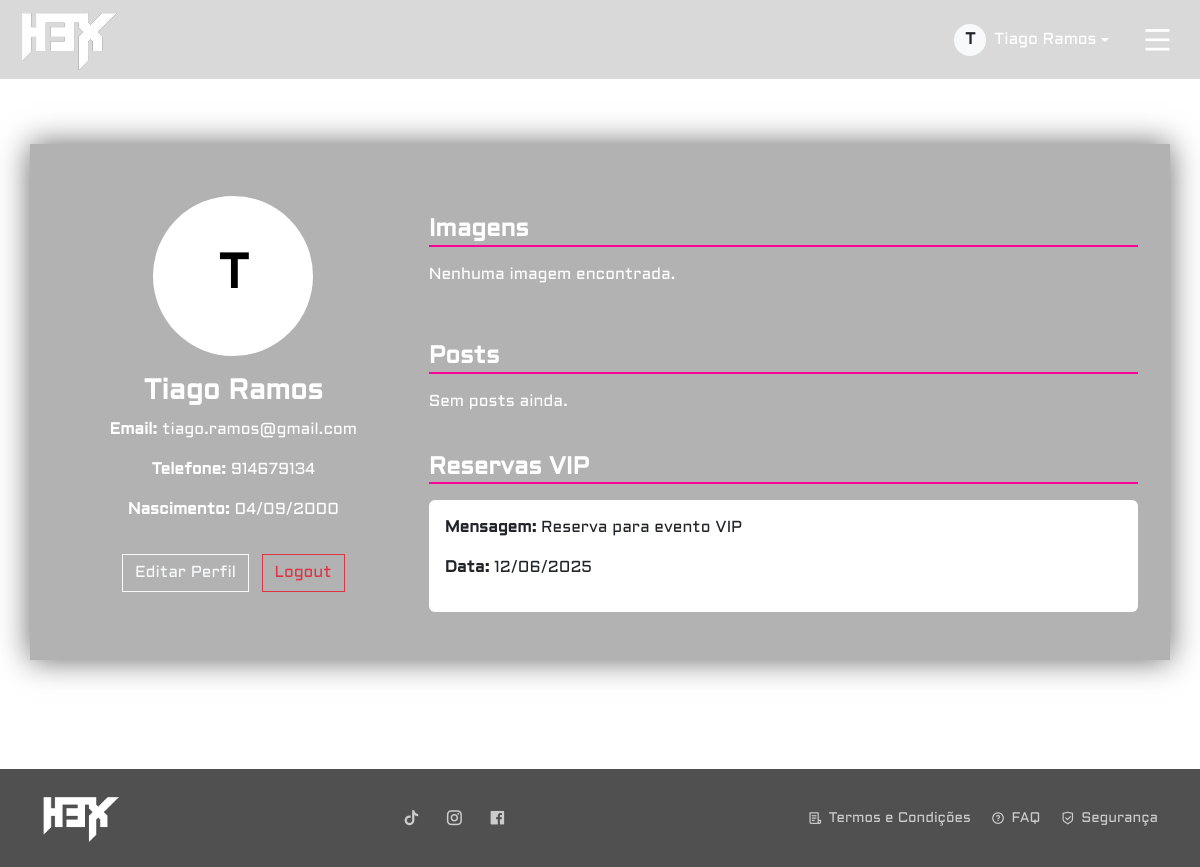
Before: /H3X/profile.php (signed in) with the older database file.
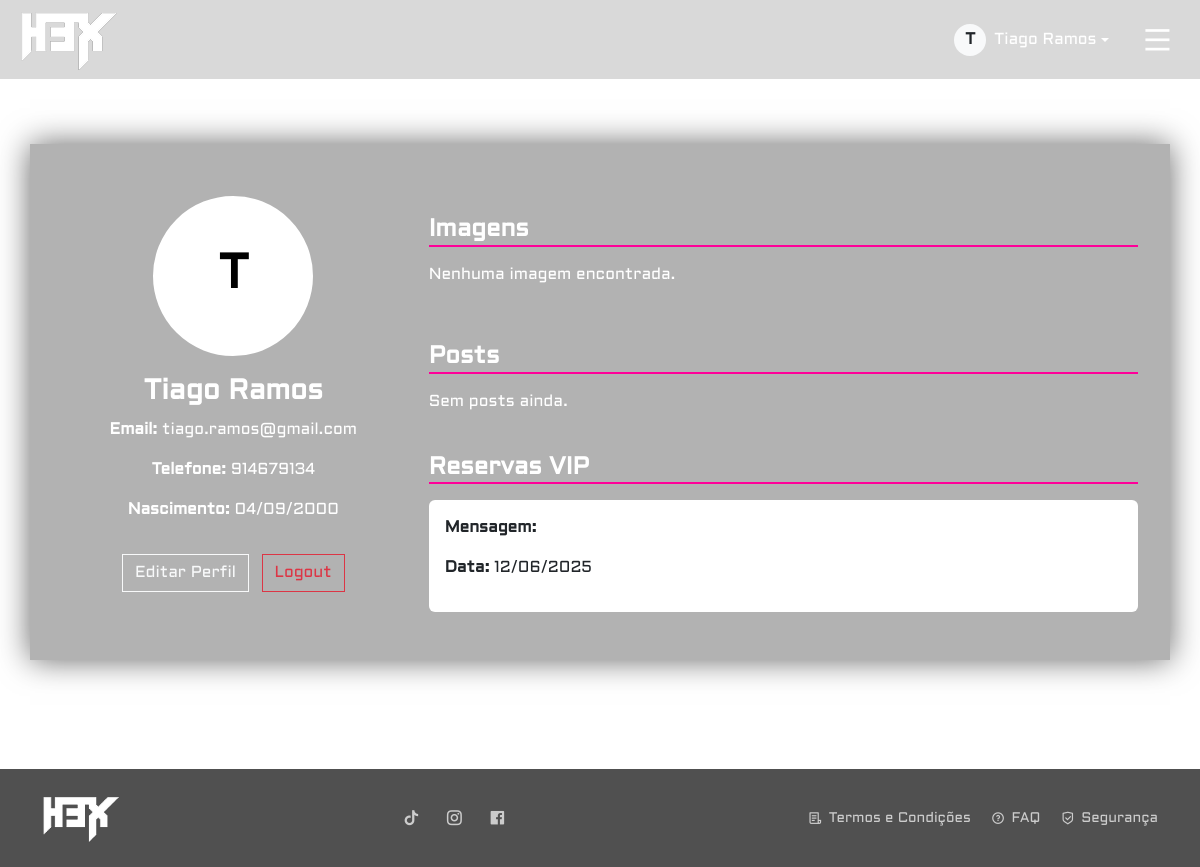
After: the same page with the newer database file.
### tables this page shows
CREATE TABLE IF NOT EXISTS `utilizadores` (
  `id` int unsigned NOT NULL AUTO_INCREMENT,
  `nome` varchar(100) NOT NULL,
  `email` varchar(100) NOT NULL,
  `telefone` varchar(9) NOT NULL,
  `pass` varchar(255) NOT NULL,
  `data_nascimento` date NOT NULL,
  `tipo` enum('c','f','a') NOT NULL DEFAULT 'c',
  `estado` enum('a','d') NOT NULL DEFAULT 'd',
  `ultima_atividade` timestamp NULL DEFAULT CURRENT_TIMESTAMP ON UPDATE CURRENT_TIMESTAMP,
  `foto` varchar(255) DEFAULT NULL,
  PRIMARY KEY (`id`),
  UNIQUE KEY `email` (`email`)
);

CREATE TABLE IF NOT EXISTS `vip` (
  `id` int unsigned NOT NULL AUTO_INCREMENT,
  `id_mesa` int unsigned NOT NULL,
  `mensagem` text,
  `data_reserva` date NOT NULL,
  `id_utilizador` int unsigned NOT NULL,
  PRIMARY KEY (`id`),
  KEY `id_mesa` (`id_mesa`),
  KEY `id_utilizador` (`id_utilizador`),
  CONSTRAINT `vip_ibfk_1` FOREIGN KEY (`id_mesa`) REFERENCES `mesas` (`id`),
  CONSTRAINT `vip_ibfk_2` FOREIGN KEY (`id_utilizador`) REFERENCES `utilizadores` (`id`)
);

### H3X/profile.php (the view, shortened to what this page needs)
<?php
include 'partials/head.php';
include 'partials/navbar.php';
include 'db_config.php';
$email = $_SESSION['email'];
$queryUser = "SELECT id, nome, telefone, data_nascimento, foto,email FROM utilizadores WHERE email = '$email'";
$resultUser = mysqli_query($conn, $queryUser);
$user = mysqli_fetch_assoc($resultUser);
$userId = $user['id'];
$userNome = $user['nome'];
$userTelefone = $user['telefone'];
$userNascimento = date('d/m/Y', strtotime($user['data_nascimento']));
$userFoto = $user['foto'] ?: '';
$queryGaleria = "SELECT imagem, titulo FROM imagens_galeria WHERE id_utilizador = $userId ORDER BY id DESC";
$galeria = mysqli_query($conn, $queryGaleria);
$queryPosts = "SELECT titulo, conteudo, data_criacao FROM posts WHERE id_utilizador = $userId ORDER BY data_criacao DESC";
$posts = mysqli_query($conn, $queryPosts);
$queryReservas = "SELECT data_reserva, mensagem FROM vip WHERE id_utilizador = $userId ORDER BY data_reserva DESC";
$reservas = mysqli_query($conn, $queryReservas);
?>
<!DOCTYPE html>
<html lang="pt-pt">
<head>
    <link href="https://cdn.jsdelivr.net/npm/bootstrap@5.3.2/dist/css/bootstrap.min.css" rel="stylesheet">
    <link rel="stylesheet" href="css/profile.css">
</head>
<body>
    <main class="mt-5 pt-5">
        <div class="container profile-container mt-5">
            <div class="row">
                <div class="col-md-4 text-center mb-4">
                    <div class="avatar-wrapper">
                        <?php if (!empty($userFoto)): ?>
                            <img src="uploads/<?= trim($userFoto) ?>" alt="Foto de Perfil" class="user-img">
                        <?php else: ?>
                            <div class="user-placeholder"><?= strtoupper(substr($userNome, 0, 1)) ?></div>
                        <?php endif; ?>
                    </div>
                    <h3><strong><?= trim($userNome) ?></strong></h3>
                    <p><strong>Email:</strong> <?= trim($email) ?></p>
                    <p><strong>Telefone:</strong>
                        <?= !empty($userTelefone) ? trim($userTelefone) : 'Sem número' ?></p>
                    <p><strong>Nascimento:</strong> <?= $userNascimento ?></p>
                    <button class="btn btn-outline-light mt-3" data-bs-toggle="modal"
                        data-bs-target="#editarPerfilModal">
                        Editar Perfil
                    </button>
                    <a href="admin/logout.php" class="btn btn-outline-danger mt-3 ms-2">
                        Logout
                    </a>
                </div>
                <div class="col-md-8">
                    <h4 class="section-title"><strong>Imagens</strong></h4>
                    <div class="row">
                        <?php if (mysqli_num_rows($galeria) > 0): ?>
                            <?php while ($img = mysqli_fetch_assoc($galeria)): ?>
                                <div class="col-6 col-md-4 mb-3 gallery-item">
                                    <img src="uploads/<?= trim($img['imagem']) ?>" alt="<?= trim($img['titulo']) ?>">
                                    <small><?= trim($img['titulo']) ?></small>
                                </div>
                            <?php endwhile; ?>
                        <?php else: ?>
                            <p>Nenhuma imagem encontrada.</p>
                        <?php endif; ?>
                    </div>
                    <h4 class="section-title"><strong>Posts</strong></h4>
                    <?php if (mysqli_num_rows($posts) > 0): ?>
                        <?php while ($post = mysqli_fetch_assoc($posts)): ?>
                            <div class="card custom-card mb-3">
                                <div class="card-body">
                                    <h5 class="card-title"><?= trim($post['titulo']) ?></h5>
                                    <p class="card-text"><small>Publicado em:
                                            <?= date('d/m/Y', strtotime($post['data_criacao'])) ?></small></p>
                                </div>
                            </div>
                        <?php endwhile; ?>
                    <?php else: ?>
                        <p>Sem posts ainda.</p>
                    <?php endif; ?>
                    <h4 class="section-title"><strong>Reservas VIP</strong></h4>
                    <?php if (mysqli_num_rows($reservas) > 0): ?>
                        <?php while ($reserva = mysqli_fetch_assoc($reservas)): ?>
                            <div class="card custom-card mb-3">
                                <div class="card-body">
                                    <p><strong>Mensagem:</strong> <?= trim($reserva['mensagem']) ?></p>
                                    <p><strong>Data:</strong> <?= date("d/m/Y", strtotime($reserva['data_reserva'])) ?></p>
                                </div>
                            </div>
                        <?php endwhile; ?>
                    <?php else: ?>
                        <p>Sem reservas VIP.</p>
                    <?php endif; ?>
                </div>
            </div>
        </div>
    </main>
    <?php include 'partials/footer.php'; ?>
</body>
</html>

### H3X/partials/head.php (shortened to what this page needs)
<link rel="stylesheet" href="css/normalize.css">
<link rel="stylesheet" href="css/utils.css">
<link href="https://cdn.jsdelivr.net/npm/bootstrap@5.3.3/dist/css/bootstrap.min.css" rel="stylesheet">
<link href="https://cdn.jsdelivr.net/npm/remixicon@4.5.0/fonts/remixicon.css" rel="stylesheet">
<link href="https://cdn.jsdelivr.net/npm/bootstrap-icons@1.10.5/font/bootstrap-icons.css" rel="stylesheet">

### H3X/partials/navbar.php (shortened to what this page needs)
<nav class="navbar fixed-top">
  <a href="index.php">
    <img src="img/logo.png" alt="Logo H3X">
  </a>
  <div class="menu-container">
    <?php if (!isset($_SESSION['authenticated']) || $_SESSION['authenticated'] !== true): ?>
      <a href="admin/login.php" class="login-btn text-decoration-none">Login / Registar</a>
    <?php else: ?>
      <div class="dropdown">
        <a class="login-btn dropdown-toggle d-flex align-items-center text-decoration-none" href="#" role="button"
          data-bs-toggle="dropdown" aria-expanded="false">
          <?php
          if (!empty($_SESSION['foto'])) {
            echo '<img src="uploads/' . trim($_SESSION['foto']) . '" alt="Foto" style="width: 32px; height: 32px; object-fit: cover; border-radius: 50%; margin-right: 8px;">';
          } else {
            $letra = strtoupper(substr($_SESSION['nome'], 0, 1));
            echo '<div class="bg-light text-dark rounded-circle text-center me-2 fw-bold"
                style="width: 32px; height: 32px; line-height: 32px; display: flex; justify-content: center; align-items: center;">' . $letra . '</div>';
          }
          ?>
          <?= htmlspecialchars($_SESSION['nome']) ?>
        </a>
      </div>
    <?php endif; ?>
    <button class="menu-toggle" id="menuToggle">
      <i class="ri-menu-line"></i>
    </button>
  </div>
</nav>

### H3X/partials/footer.php (shortened to what this page needs)
<footer>
  <div class="container">
    <div class="d-flex justify-content-between align-items-center flex-wrap footer-row">
      <div class="footer-left mb-3 mb-md-0">
        <a href="index.php">
          <img src="img/logo.png" alt="Logo H3X" class="footer-logo">
        </a>
      </div>
      <div class="social-icons mb-3 mb-md-0">
        <a href="#"><i class="ri-tiktok-fill"></i></a>
        <a href="#"><i class="ri-instagram-line"></i></a>
        <a href="#"><i class="ri-facebook-box-fill"></i></a>
      </div>
      <div class="d-flex footer-links">
        <a href="termos.php"><i class="ri-file-list-3-line"></i>Termos e Condições</a>
        <a href="faq.php"><i class="ri-question-line"></i>FAQ</a>
        <a href="seguranca.php"><i class="ri-shield-check-line"></i>Segurança</a>
      </div>
    </div>
  </div>
</footer>

### H3X/css/utils.css (style rules this page uses)
body { background-image: url(../img/background.png); color: white; margin: 0; padding: 0; }
html, body { height: 100%; }
.navbar { background-color: rgba(0, 0, 0, 0.15); padding: 10px 20px; display: flex; justify-content: space-between; align-items: center; position: fixed; z-index: 9999; padding-left: 30px; padding-right: 30px; position: fixed; top: 0; left: 0; width: 100%; }
.navbar img { margin-left: 20px; }
.navbar .menu-container { display: flex; align-items: center; margin-right: 20px; }
.menu-toggle { font-size: 32px; background: none; margin-left: 10px; border: none; color: white; cursor: pointer; z-index: 1061; transition: transform 0.3s ease; }
.login-btn { margin-left: 16px; background-color: transparent; color: white; border: none; font-family: Aldrich, sans-serif; font-size: 16px; padding: 8px 16px; cursor: pointer; transition: background-color 0.3s ease; }
footer { background-color: #111111bb; color: #ccc; padding: 24px 0; font-size: 14px; border-top: 1px solid #ffffff; }
.footer-logo { height: 50px; }
.footer-row { display: flex; justify-content: space-between; align-items: center; flex-wrap: wrap; }
.social-icons a { color: #ccc; font-size: 18px; margin: 0 10px; text-decoration: none; transition: color 0.3s; }
.footer-links { display: flex; flex-wrap: wrap; justify-content: flex-end; }
.footer-links a { color: #ccc; text-decoration: none; margin-left: 20px; font-family: Aldrich, sans-serif; display: inline-flex; align-items: center; transition: color 0.3s; white-space: nowrap; }
.footer-links a i { margin-right: 6px; }

### H3X/css/profile.css (style rules this page uses)
body { color: #fff; font-family: Aldrich, sans-serif; }
main { min-height: 90vh; }
.profile-container { margin: 4rem auto; padding: 2rem; background: rgba(0, 0, 0, 0.3); box-shadow: 0 0 30px rgba(0, 0, 0, 0.6); }
.section-title { border-bottom: 2px solid #ff0099; margin-top: 2.5rem; margin-bottom: 1rem; font-size: 1.5rem; }
.custom-card { background-color: white; border: none; }
.btn-outline-light { border-radius: 0; }
.btn-outline-danger { border-radius: 0; }
.avatar-wrapper { display: flex; justify-content: center; align-items: center; margin: 20px auto; }
.user-img, .user-placeholder { width: 160px; height: 160px; border-radius: 50%; object-fit: cover; background-color: #fff; color: #000; display: flex; border: 4px solid #fff; align-items: center; justify-content: center; font-weight: bold; flex-shrink: 0; font-size: 48px; }

Changed rows visible on the page:
changed vip: mensagem "Reserva para evento VIP" → (not shown)
